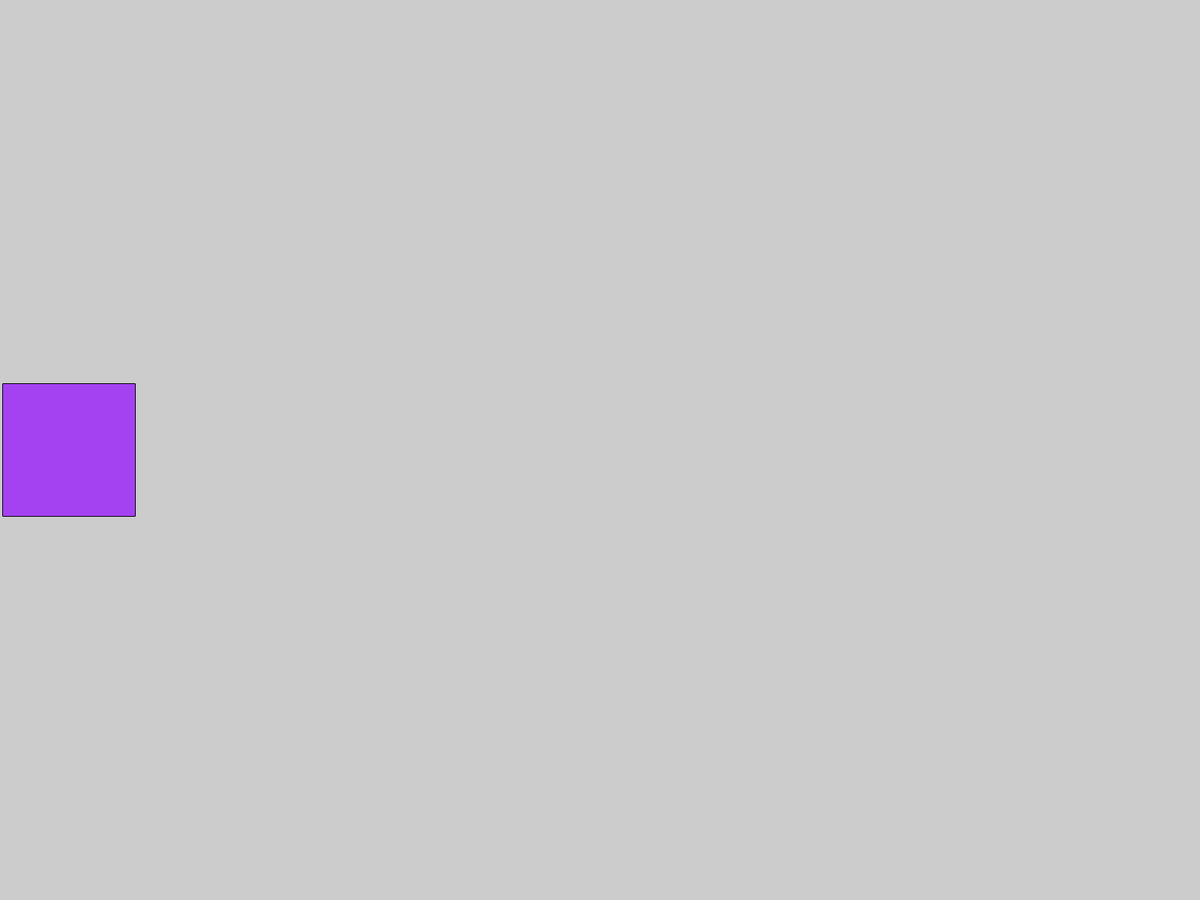
Frame 1 (no input)
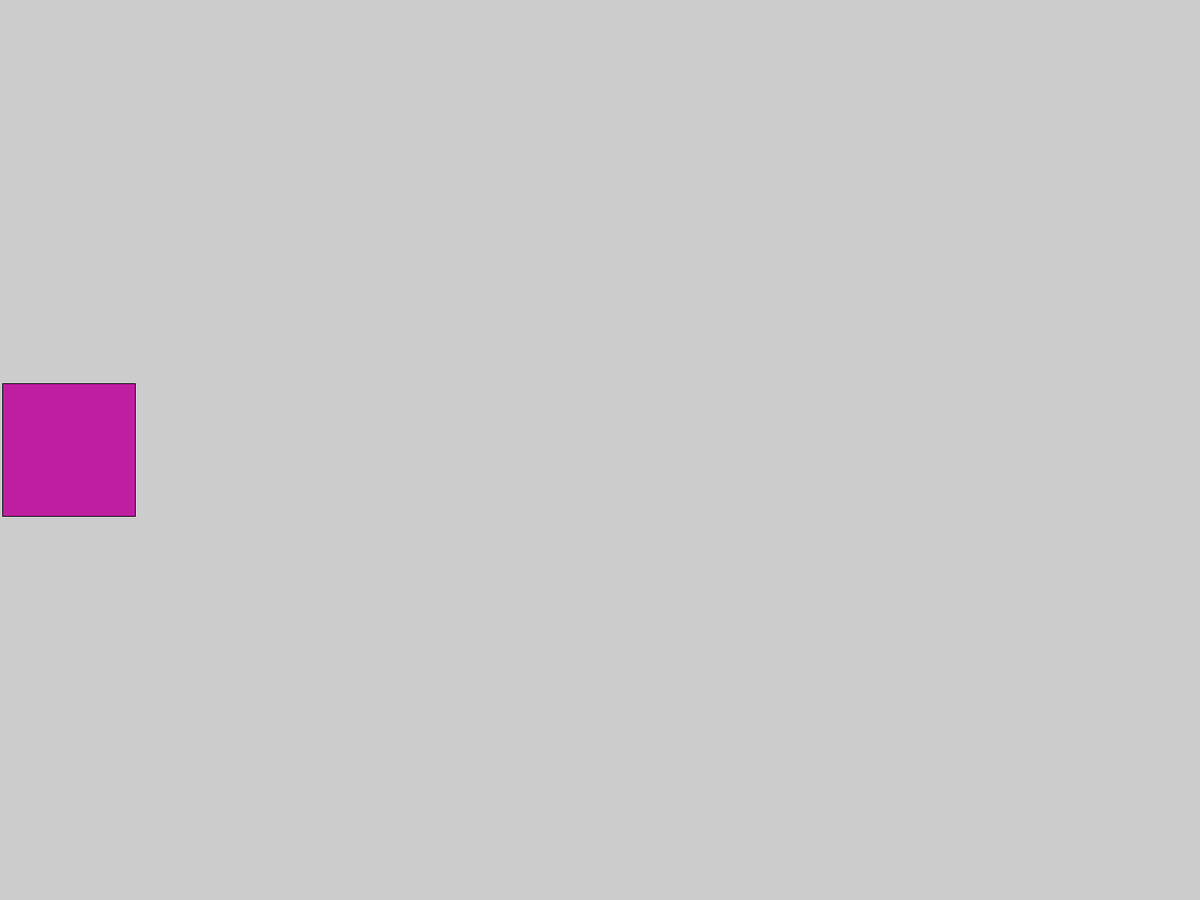
Frame 60 (the mouse pressed at the canvas centre just before this capture)
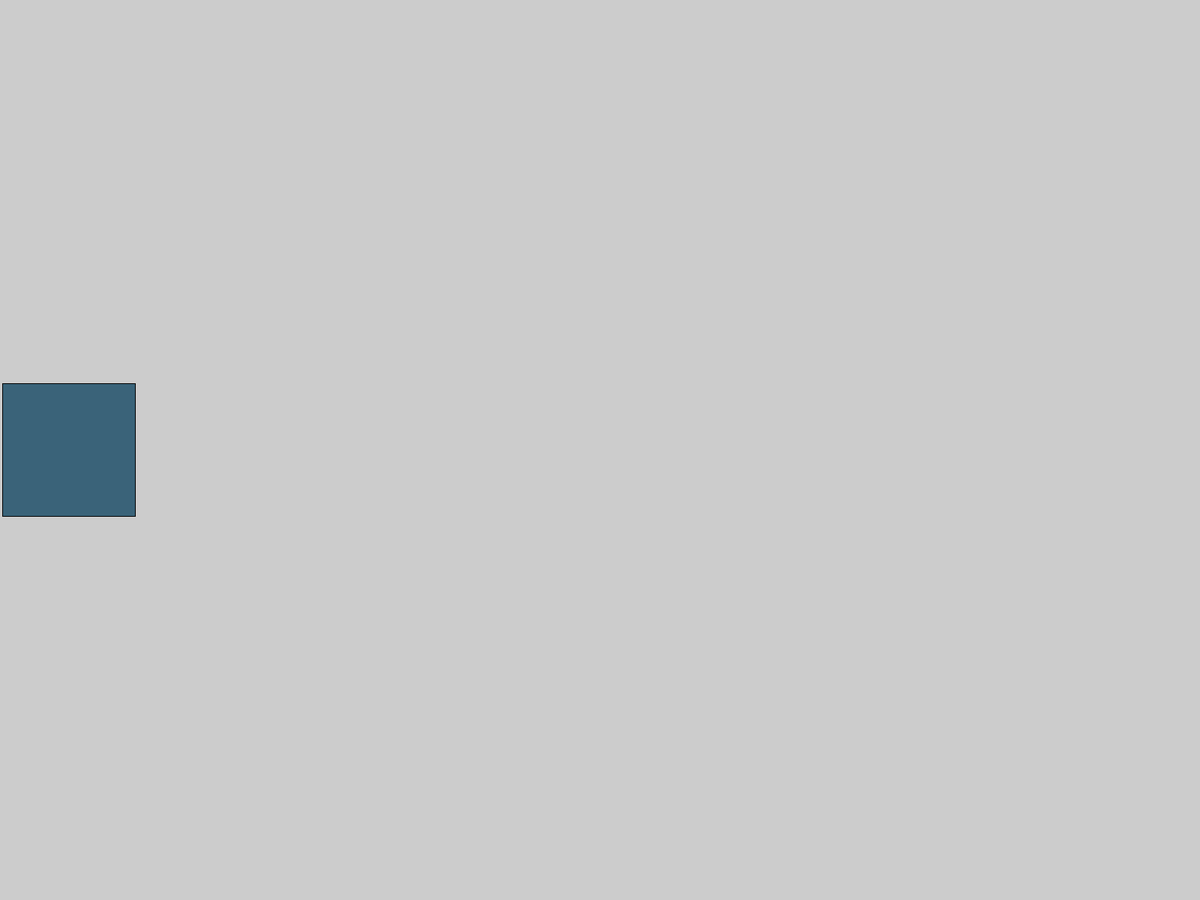
Frame 120 (the mouse held since frame 60 and released just before this capture)

The Processing sketch that drew these frames (run headless with seeded random() and noise(); from frame 60 on, the mouse is pressed at the canvas centre):

// Processing sketch: buttons
// ── buttons.pde
/* prototyping program for logical button pressing
*/
//Global Variables
float stopX,stopY,stopWidth,stopHeight;
boolean stopHoverOver = false;
color buttoncolor = #000000;
float X = 0;
int smooth = 0, x = 1;
float colorx,colory;
float centerX,centerY,buttonreferencemeasure,buttonside;
//
void setup() {
fullScreen();
//
//population, before moving to void in a subprogram
//
 centerX = displayWidth/2;
 centerY = displayHeight/2;
 buttonreferencemeasure = displayWidth*1/9;
 buttonside = buttonreferencemeasure;
 colorx = centerX - 4.5*buttonreferencemeasure;
    colory= centerY - stopHeight/2;
//
stopWidth=buttonside;
stopHeight=stopWidth;


}//endsetup
//
void draw() {
  alternate();
  if (colors == true) {
    colorx= random(displayWidth);
  colory=random(displayHeight);
    
  } else {
    colorx = centerX - 4.5*buttonreferencemeasure;
    colory= centerY - stopHeight/2;
  }
  color egg = color(random(255),random(255),random(255));
  stopX= colorx;
stopY= colory;

  println(x);
   x = x + 1;
  if (mouseX>=stopX && mouseX<= stopX+stopWidth && mouseY>= stopY && mouseY<= stopY+stopHeight) {
    
    println("hovering over button");
    buttoncolor = #808080;

   
  } else 
  {
    buttoncolor= egg;
    println("");
   
  }
  //
  
  //
  
  fill(buttoncolor);
rect(stopX,stopY,stopWidth,stopHeight, A);
//
}//end draw
//
void keyPressed() {
if (key == 's' || key == 'S') { stop();}


}//end keyPressed
//
void mousePressed() {
  //
  /*
  mouseX>= && mouseX<= && mouseY>= && mouseY<=
  */
if (mouseX>=stopX && mouseX<= stopX+stopWidth && mouseY>= stopY && mouseY<= stopY+stopHeight) {
  println("button pressed");
  colors = true;
}

}//end mousePressed
//
//end main program

// ── alternating.pde
int A=1;
boolean conditional1;
boolean colors=false;
void alternate() {
  
  if (colors == true) {
if(conditional1 == true){
    A= A - int(random(40));
  } else {
    A=A + 30;
  }
 
  
  if(A> -1000) {
    conditional1= true;
  }
 
 
  if(A < -5000) {
    conditional1= false;
  }
  println(A);
if(conditional1 == true) {
  println("decreasing");
} else {
  println("Increasing");
}
  }
}
